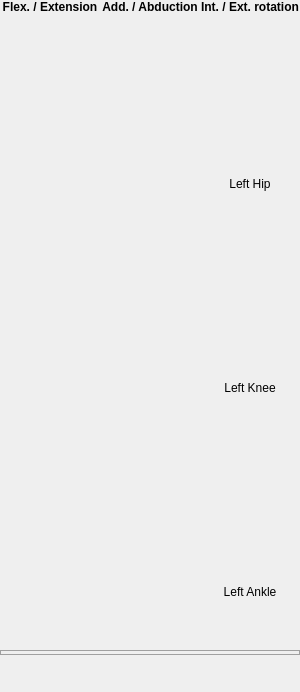
       <widget class="QWidget" name="widget_lt_side" native="true">
        <property name="sizePolicy">
         <sizepolicy hsizetype="Preferred" vsizetype="Preferred">
          <horstretch>10</horstretch>
          <verstretch>0</verstretch>
         </sizepolicy>
        </property>
        <layout class="QGridLayout" name="gridLayout_4">
         <property name="leftMargin">
          <number>0</number>
         </property>
         <property name="topMargin">
          <number>0</number>
         </property>
         <property name="rightMargin">
          <number>0</number>
         </property>
         <property name="bottomMargin">
          <number>0</number>
         </property>
         <property name="spacing">
          <number>0</number>
         </property>
         <item row="0" column="0">
          <layout class="QGridLayout" name="gridLayout_3">
           <property name="spacing">
            <number>0</number>
           </property>
           <item row="1" column="0" colspan="3">
            <widget class="QWidget" name="widget_0L" native="true">
             <layout class="QGridLayout" name="gridLayout_11">
              <property name="leftMargin">
               <number>0</number>
              </property>
              <property name="topMargin">
               <number>0</number>
              </property>
              <property name="rightMargin">
               <number>0</number>
              </property>
              <property name="bottomMargin">
               <number>0</number>
              </property>
              <property name="spacing">
               <number>0</number>
              </property>
              <item row="0" column="0">
               <widget class="MplCanvas" name="datacanvas00L" native="true">
                <property name="sizePolicy">
                 <sizepolicy hsizetype="MinimumExpanding" vsizetype="MinimumExpanding">
                  <horstretch>0</horstretch>
                  <verstretch>3</verstretch>
                 </sizepolicy>
                </property>
                <property name="minimumSize">
                 <size>
                  <width>100</width>
                  <height>75</height>
                 </size>
                </property>
               </widget>
              </item>
              <item row="0" column="1">
               <widget class="MplCanvas" name="datacanvas01L" native="true">
                <property name="sizePolicy">
                 <sizepolicy hsizetype="MinimumExpanding" vsizetype="MinimumExpanding">
                  <horstretch>0</horstretch>
                  <verstretch>3</verstretch>
                 </sizepolicy>
                </property>
                <property name="minimumSize">
                 <size>
                  <width>100</width>
                  <height>75</height>
                 </size>
                </property>
               </widget>
              </item>
              <item row="0" column="2">
               <widget class="MplCanvas" name="datacanvas02L" native="true">
                <property name="sizePolicy">
                 <sizepolicy hsizetype="MinimumExpanding" vsizetype="MinimumExpanding">
                  <horstretch>0</horstretch>
                  <verstretch>3</verstretch>
                 </sizepolicy>
                </property>
                <property name="minimumSize">
                 <size>
                  <width>100</width>
                  <height>75</height>
                 </size>
                </property>
               </widget>
              </item>
              <item row="1" column="0">
               <widget class="QStackedWidget" name="stackedWidget00L">
                <property name="sizePolicy">
                 <sizepolicy hsizetype="MinimumExpanding" vsizetype="MinimumExpanding">
                  <horstretch>0</horstretch>
                  <verstretch>3</verstretch>
                 </sizepolicy>
                </property>
                <property name="minimumSize">
                 <size>
                  <width>100</width>
                  <height>75</height>
                 </size>
                </property>
                <property name="currentIndex">
                 <number>0</number>
                </property>
                <widget class="MplCanvas" name="mosecanvas00L"/>
                <widget class="MplCanvas" name="spm1dcanvas00L"/>
               </widget>
              </item>
              <item row="1" column="1">
               <widget class="QStackedWidget" name="stackedWidget01L">
                <property name="sizePolicy">
                 <sizepolicy hsizetype="MinimumExpanding" vsizetype="MinimumExpanding">
                  <horstretch>0</horstretch>
                  <verstretch>3</verstretch>
                 </sizepolicy>
                </property>
                <property name="minimumSize">
                 <size>
                  <width>100</width>
                  <height>75</height>
                 </size>
                </property>
                <property name="currentIndex">
                 <number>0</number>
                </property>
                <widget class="MplCanvas" name="mosecanvas01L"/>
                <widget class="MplCanvas" name="spm1dcanvas01L"/>
               </widget>
              </item>
              <item row="1" column="2">
               <widget class="QStackedWidget" name="stackedWidget02L">
                <property name="sizePolicy">
                 <sizepolicy hsizetype="MinimumExpanding" vsizetype="MinimumExpanding">
                  <horstretch>0</horstretch>
                  <verstretch>3</verstretch>
                 </sizepolicy>
                </property>
                <property name="minimumSize">
                 <size>
                  <width>100</width>
                  <height>75</height>
                 </size>
                </property>
                <property name="currentIndex">
                 <number>0</number>
                </property>
                <widget class="MplCanvas" name="mosecanvas02L"/>
                <widget class="MplCanvas" name="spm1dcanvas02L"/>
               </widget>
              </item>
              <item row="2" column="0" colspan="2">
               <widget class="HeatMapMplCanvas" name="joint0L" native="true">
                <property name="sizePolicy">
                 <sizepolicy hsizetype="Minimum" vsizetype="Minimum">
                  <horstretch>0</horstretch>
                  <verstretch>1</verstretch>
                 </sizepolicy>
                </property>
                <property name="minimumSize">
                 <size>
                  <width>200</width>
                  <height>30</height>
                 </size>
                </property>
                <property name="toolTip">
                 <string>Click to expand</string>
                </property>
               </widget>
              </item>
              <item row="2" column="2">
               <widget class="QLabel" name="label_4">
                <property name="sizePolicy">
                 <sizepolicy hsizetype="Preferred" vsizetype="Minimum">
                  <horstretch>0</horstretch>
                  <verstretch>1</verstretch>
                 </sizepolicy>
                </property>
                <property name="minimumSize">
                 <size>
                  <width>0</width>
                  <height>40</height>
                 </size>
                </property>
                <property name="text">
                 <string>Left Hip</string>
                </property>
                <property name="alignment">
                 <set>Qt::AlignCenter</set>
                </property>
               </widget>
              </item>
             </layout>
            </widget>
           </item>
           <item row="0" column="1">
            <widget class="QLabel" name="label_addL">
             <property name="text">
              <string>&lt;html&gt;&lt;head/&gt;&lt;body&gt;&lt;p&gt;&lt;span style=&quot; font-weight:600;&quot;&gt;Add. / Abduction&lt;/span&gt;&lt;/p&gt;&lt;/body&gt;&lt;/html&gt;</string>
             </property>
             <property name="alignment">
              <set>Qt::AlignCenter</set>
             </property>
            </widget>
           </item>
           <item row="0" column="2">
            <widget class="QLabel" name="label_rotL">
             <property name="text">
              <string>&lt;html&gt;&lt;head/&gt;&lt;body&gt;&lt;p&gt;&lt;span style=&quot; font-weight:600;&quot;&gt;Int. / Ext. rotation&lt;/span&gt;&lt;/p&gt;&lt;/body&gt;&lt;/html&gt;</string>
             </property>
             <property name="alignment">
              <set>Qt::AlignCenter</set>
             </property>
            </widget>
           </item>
           <item row="0" column="0">
            <widget class="QLabel" name="label_flexL">
             <property name="text">
              <string>&lt;html&gt;&lt;head/&gt;&lt;body&gt;&lt;p&gt;&lt;span style=&quot; font-weight:600;&quot;&gt;Flex. / Extension&lt;/span&gt;&lt;/p&gt;&lt;/body&gt;&lt;/html&gt;</string>
             </property>
             <property name="alignment">
              <set>Qt::AlignCenter</set>
             </property>
            </widget>
           </item>
           <item row="4" column="2">
            <widget class="QLabel" name="label_11">
             <property name="text">
              <string/>
             </property>
            </widget>
           </item>
           <item row="3" column="0" colspan="3">
            <widget class="QWidget" name="widget_1L" native="true">
             <layout class="QGridLayout" name="gridLayout_12">
              <property name="leftMargin">
               <number>0</number>
              </property>
              <property name="topMargin">
               <number>0</number>
              </property>
              <property name="rightMargin">
               <number>0</number>
              </property>
              <property name="bottomMargin">
               <number>0</number>
              </property>
              <property name="spacing">
               <number>0</number>
              </property>
              <item row="0" column="0">
               <widget class="MplCanvas" name="datacanvas10L" native="true">
                <property name="sizePolicy">
                 <sizepolicy hsizetype="MinimumExpanding" vsizetype="MinimumExpanding">
                  <horstretch>0</horstretch>
                  <verstretch>3</verstretch>
                 </sizepolicy>
                </property>
                <property name="minimumSize">
                 <size>
                  <width>100</width>
                  <height>75</height>
                 </size>
                </property>
               </widget>
              </item>
              <item row="0" column="1">
               <widget class="MplCanvas" name="datacanvas11L" native="true">
                <property name="sizePolicy">
                 <sizepolicy hsizetype="MinimumExpanding" vsizetype="MinimumExpanding">
                  <horstretch>0</horstretch>
                  <verstretch>3</verstretch>
                 </sizepolicy>
                </property>
                <property name="minimumSize">
                 <size>
                  <width>100</width>
                  <height>75</height>
                 </size>
                </property>
               </widget>
              </item>
              <item row="0" column="2">
               <widget class="MplCanvas" name="datacanvas12L" native="true">
                <property name="sizePolicy">
                 <sizepolicy hsizetype="MinimumExpanding" vsizetype="MinimumExpanding">
                  <horstretch>0</horstretch>
                  <verstretch>3</verstretch>
                 </sizepolicy>
                </property>
                <property name="minimumSize">
                 <size>
                  <width>100</width>
                  <height>75</height>
                 </size>
                </property>
               </widget>
              </item>
              <item row="1" column="0">
               <widget class="QStackedWidget" name="stackedWidget10L">
                <property name="sizePolicy">
                 <sizepolicy hsizetype="MinimumExpanding" vsizetype="MinimumExpanding">
                  <horstretch>0</horstretch>
                  <verstretch>3</verstretch>
                 </sizepolicy>
                </property>
                <property name="minimumSize">
                 <size>
                  <width>100</width>
                  <height>75</height>
                 </size>
                </property>
                <property name="currentIndex">
                 <number>0</number>
                </property>
                <widget class="MplCanvas" name="mosecanvas10L"/>
                <widget class="MplCanvas" name="spm1dcanvas10L"/>
               </widget>
              </item>
              <item row="1" column="1">
               <widget class="QStackedWidget" name="stackedWidget11L">
                <property name="sizePolicy">
                 <sizepolicy hsizetype="MinimumExpanding" vsizetype="MinimumExpanding">
                  <horstretch>0</horstretch>
                  <verstretch>3</verstretch>
                 </sizepolicy>
                </property>
                <property name="minimumSize">
                 <size>
                  <width>100</width>
                  <height>75</height>
                 </size>
                </property>
                <property name="currentIndex">
                 <number>0</number>
                </property>
                <widget class="MplCanvas" name="mosecanvas11L"/>
                <widget class="MplCanvas" name="spm1dcanvas11L"/>
               </widget>
              </item>
              <item row="1" column="2">
               <widget class="QStackedWidget" name="stackedWidget12L">
                <property name="sizePolicy">
                 <sizepolicy hsizetype="MinimumExpanding" vsizetype="MinimumExpanding">
                  <horstretch>0</horstretch>
                  <verstretch>3</verstretch>
                 </sizepolicy>
                </property>
                <property name="minimumSize">
                 <size>
                  <width>100</width>
                  <height>75</height>
                 </size>
                </property>
                <property name="currentIndex">
                 <number>0</number>
                </property>
                <widget class="MplCanvas" name="mosecanvas12L"/>
                <widget class="MplCanvas" name="spm1dcanvas12L"/>
               </widget>
              </item>
              <item row="2" column="0" colspan="2">
               <widget class="HeatMapMplCanvas" name="joint1L" native="true">
                <property name="sizePolicy">
                 <sizepolicy hsizetype="Minimum" vsizetype="Minimum">
                  <horstretch>0</horstretch>
                  <verstretch>1</verstretch>
                 </sizepolicy>
                </property>
                <property name="minimumSize">
                 <size>
                  <width>200</width>
                  <height>30</height>
                 </size>
                </property>
                <property name="toolTip">
                 <string>Click to expand</string>
                </property>
               </widget>
              </item>
              <item row="2" column="2">
               <widget class="QLabel" name="label_8">
                <property name="sizePolicy">
                 <sizepolicy hsizetype="Preferred" vsizetype="Minimum">
                  <horstretch>0</horstretch>
                  <verstretch>1</verstretch>
                 </sizepolicy>
                </property>
                <property name="minimumSize">
                 <size>
                  <width>0</width>
                  <height>40</height>
                 </size>
                </property>
                <property name="text">
                 <string>Left Knee</string>
                </property>
                <property name="alignment">
                 <set>Qt::AlignCenter</set>
                </property>
               </widget>
              </item>
             </layout>
            </widget>
           </item>
           <item row="2" column="2">
            <widget class="QLabel" name="label_7">
             <property name="text">
              <string/>
             </property>
            </widget>
           </item>
           <item row="5" column="0" colspan="3">
            <widget class="QWidget" name="widget_2L" native="true">
             <layout class="QGridLayout" name="gridLayout_13">
              <property name="leftMargin">
               <number>0</number>
              </property>
              <property name="topMargin">
               <number>0</number>
              </property>
              <property name="rightMargin">
               <number>0</number>
              </property>
              <property name="bottomMargin">
               <number>0</number>
              </property>
              <property name="spacing">
               <number>0</number>
              </property>
              <item row="1" column="1">
               <widget class="QStackedWidget" name="stackedWidget21L">
                <property name="sizePolicy">
                 <sizepolicy hsizetype="MinimumExpanding" vsizetype="MinimumExpanding">
                  <horstretch>0</horstretch>
                  <verstretch>3</verstretch>
                 </sizepolicy>
                </property>
                <property name="minimumSize">
                 <size>
                  <width>100</width>
                  <height>75</height>
                 </size>
                </property>
                <property name="currentIndex">
                 <number>0</number>
                </property>
                <widget class="MplCanvas" name="mosecanvas21L"/>
                <widget class="MplCanvas" name="spm1dcanvas21L"/>
               </widget>
              </item>
              <item row="2" column="2">
               <widget class="QLabel" name="label_9">
                <property name="sizePolicy">
                 <sizepolicy hsizetype="Preferred" vsizetype="Minimum">
                  <horstretch>0</horstretch>
                  <verstretch>1</verstretch>
                 </sizepolicy>
                </property>
                <property name="minimumSize">
                 <size>
                  <width>0</width>
                  <height>40</height>
                 </size>
                </property>
                <property name="text">
                 <string>Left Ankle</string>
                </property>
                <property name="alignment">
                 <set>Qt::AlignCenter</set>
                </property>
               </widget>
              </item>
              <item row="1" column="0">
               <widget class="QStackedWidget" name="stackedWidget20L">
                <property name="sizePolicy">
                 <sizepolicy hsizetype="MinimumExpanding" vsizetype="MinimumExpanding">
                  <horstretch>0</horstretch>
                  <verstretch>3</verstretch>
                 </sizepolicy>
                </property>
                <property name="minimumSize">
                 <size>
                  <width>100</width>
                  <height>75</height>
                 </size>
                </property>
                <property name="currentIndex">
                 <number>0</number>
                </property>
                <widget class="MplCanvas" name="mosecanvas20L"/>
                <widget class="MplCanvas" name="spm1dcanvas20L"/>
               </widget>
              </item>
              <item row="1" column="2">
               <widget class="QStackedWidget" name="stackedWidget22L">
                <property name="sizePolicy">
                 <sizepolicy hsizetype="MinimumExpanding" vsizetype="MinimumExpanding">
                  <horstretch>0</horstretch>
                  <verstretch>3</verstretch>
                 </sizepolicy>
                </property>
                <property name="minimumSize">
                 <size>
                  <width>100</width>
                  <height>75</height>
                 </size>
                </property>
                <property name="currentIndex">
                 <number>0</number>
                </property>
                <widget class="MplCanvas" name="mosecanvas22L"/>
                <widget class="MplCanvas" name="spm1dcanvas22L"/>
               </widget>
              </item>
              <item row="0" column="2">
               <widget class="MplCanvas" name="datacanvas22L" native="true">
                <property name="sizePolicy">
                 <sizepolicy hsizetype="MinimumExpanding" vsizetype="MinimumExpanding">
                  <horstretch>0</horstretch>
                  <verstretch>3</verstretch>
                 </sizepolicy>
                </property>
                <property name="minimumSize">
                 <size>
                  <width>100</width>
                  <height>75</height>
                 </size>
                </property>
               </widget>
              </item>
              <item row="0" column="1">
               <widget class="MplCanvas" name="datacanvas21L" native="true">
                <property name="sizePolicy">
                 <sizepolicy hsizetype="MinimumExpanding" vsizetype="MinimumExpanding">
                  <horstretch>0</horstretch>
                  <verstretch>3</verstretch>
                 </sizepolicy>
                </property>
                <property name="minimumSize">
                 <size>
                  <width>100</width>
                  <height>75</height>
                 </size>
                </property>
               </widget>
              </item>
              <item row="0" column="0">
               <widget class="MplCanvas" name="datacanvas20L" native="true">
                <property name="sizePolicy">
                 <sizepolicy hsizetype="MinimumExpanding" vsizetype="MinimumExpanding">
                  <horstretch>0</horstretch>
                  <verstretch>3</verstretch>
                 </sizepolicy>
                </property>
                <property name="minimumSize">
                 <size>
                  <width>100</width>
                  <height>75</height>
                 </size>
                </property>
               </widget>
              </item>
              <item row="2" column="0" colspan="2">
               <widget class="HeatMapMplCanvas" name="joint2L" native="true">
                <property name="sizePolicy">
                 <sizepolicy hsizetype="Minimum" vsizetype="Minimum">
                  <horstretch>0</horstretch>
                  <verstretch>1</verstretch>
                 </sizepolicy>
                </property>
                <property name="minimumSize">
                 <size>
                  <width>200</width>
                  <height>30</height>
                 </size>
                </property>
                <property name="toolTip">
                 <string>Click to expand</string>
                </property>
               </widget>
              </item>
             </layout>
            </widget>
           </item>
           <item row="6" column="0" colspan="3">
            <widget class="MyQSlider" name="gait_sliderL">
             <property name="minimumSize">
              <size>
               <width>0</width>
               <height>80</height>
              </size>
             </property>
             <property name="styleSheet">
              <string notr="true">QSlider::groove:horizontal {
    border: 1px solid #a0a0a0; /*  off;*/
    background-color: off;
	height: 3px;
    margin: 0px 0px;
}
QSlider::handle {
	background: off;
	border: off; /*1px solid black;*/
    width: 40px;
}

QSlider::handle:horizontal {
    margin: -40px 0px;
	image: url(&quot;:/walker/res/StepImages/Left/1.png&quot;)
}
</string>
             </property>
             <property name="minimum">
              <number>0</number>
             </property>
             <property name="maximum">
              <number>100</number>
             </property>
             <property name="singleStep">
              <number>5</number>
             </property>
             <property name="pageStep">
              <number>20</number>
             </property>
             <property name="value">
              <number>55</number>
             </property>
             <property name="sliderPosition">
              <number>55</number>
             </property>
             <property name="orientation">
              <enum>Qt::Horizontal</enum>
             </property>
             <property name="tickPosition">
              <enum>QSlider::TicksBothSides</enum>
             </property>
             <property name="tickInterval">
              <number>5</number>
             </property>
            </widget>
           </item>
          </layout>
         </item>
        </layout>
       </widget>
